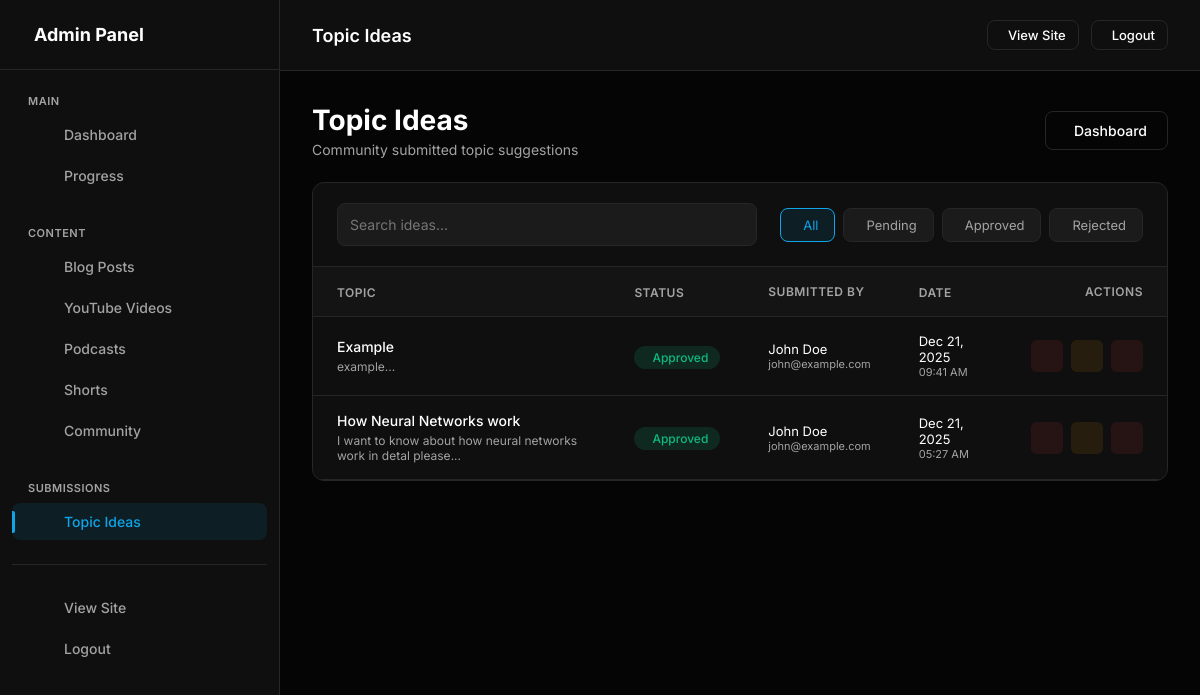
The app's page /admin/ideas (signed in) with its own data.
### models.py (models this page shows, shortened)
class TopicIdea(db.Model):
    __tablename__ = 'topic_ideas'
    id = db.Column(db.Integer, primary_key=True)
    topic = db.Column(db.String(200), nullable=False)
    description = db.Column(db.Text, nullable=False)
    email = db.Column(db.String(200))
    name = db.Column(db.String(100))
    status = db.Column(db.String(20), default='pending')  # pending, reviewed, approved, rejected
    reviewed = db.Column(db.Boolean, default=False)
    created_at = db.Column(db.DateTime, default=datetime.utcnow, index=True)
    reviewed_at = db.Column(db.DateTime)

### app.py (the view)
    @app.route('/admin/ideas')
    @admin_required
    def admin_ideas_list():
        ideas = TopicIdea.query.order_by(TopicIdea.created_at.desc()).all()
        return render_template('admin/ideas_list.html', ideas=ideas)

### templates/admin/ideas_list.html (shortened to what this page needs)
{% extends "admin/base.html" %}
{% block page_title %}Topic Ideas{% endblock %}
{% block content %}
<div class="page-header">
    <div>
        <h1 class="page-title">Topic Ideas</h1>
        <p style="color: var(--text-muted); font-size: 14px; margin-top: 4px;">Community submitted topic suggestions</p>
    </div>
    <div class="page-actions">
        <a href="{{ url_for('admin_dashboard') }}" class="btn btn-outline">
            Dashboard
        </a>
    </div>
</div>
<div class="filament-table-container">
    <div class="table-header">
        <div class="table-search">
            <input type="text" id="searchInput" placeholder="Search ideas..." onkeyup="filterTable()">
        </div>
        <div class="table-filters">
            <button class="filter-btn active" data-filter="all" onclick="filterByStatus('all')">
                All
            </button>
            <button class="filter-btn" data-filter="pending" onclick="filterByStatus('pending')">
                Pending
            </button>
            <button class="filter-btn" data-filter="approved" onclick="filterByStatus('approved')">
                Approved
            </button>
            <button class="filter-btn" data-filter="rejected" onclick="filterByStatus('rejected')">
                Rejected
            </button>
        </div>
    </div>
    <div class="table-wrapper">
        <table class="filament-table">
            <thead>
                <tr>
                    <th class="sortable" onclick="sortTable(0)">
                        Topic
                    </th>
                    <th class="sortable" onclick="sortTable(1)">
                        Status
                    </th>
                    <th class="hide-mobile">Submitted By</th>
                    <th class="sortable hide-mobile" onclick="sortTable(2)">
                        Date
                    </th>
                    <th style="text-align: right;">Actions</th>
                </tr>
            </thead>
            <tbody id="tableBody">
                {% for idea in ideas %}
                <tr data-status="{{ idea.status or 'pending' }}" data-title="{{ idea.topic|lower }}">
                    <td>
                        <div style="font-weight: 500; margin-bottom: 4px;">{{ idea.topic }}</div>
                        <div style="font-size: 12px; color: var(--text-muted);">{{ idea.description[:80] if idea.description else 'No description' }}...</div>
                    </td>
                    <td>
                        <span class="status-badge {% if idea.status == 'approved' %}published{% elif idea.status == 'rejected' %}draft{% else %}pending{% endif %}">
                            {{ idea.status|capitalize if idea.status else 'Pending' }}
                        </span>
                    </td>
                    <td class="hide-mobile">
                        <div style="font-size: 13px;">{{ idea.name or 'Anonymous' }}</div>
                        {% if idea.email %}
                        <div style="font-size: 11px; color: var(--text-muted);">{{ idea.email }}</div>
                        {% endif %}
                    </td>
                    <td class="hide-mobile">
                        <div style="font-size: 13px;">{{ idea.created_at.strftime('%b %d, %Y') if idea.created_at else 'N/A' }}</div>
                        <div style="font-size: 11px; color: var(--text-muted);">{{ idea.created_at.strftime('%I:%M %p') if idea.created_at else '' }}</div>
                    </td>
                    <td>
                        <div class="action-buttons" style="justify-content: flex-end;">
                            {% if idea.status != 'rejected' %}
                            <form method="POST" action="{{ url_for('admin_ideas_reject', id=idea.id) }}" style="display: inline;">
                                <button type="submit" class="action-btn reject" title="Reject">
                                </button>
                            </form>
                            {% endif %}
                            {% if idea.status in ['approved', 'rejected'] %}
                            <form method="POST" action="{{ url_for('admin_ideas_pending', id=idea.id) }}" style="display: inline;">
                                <button type="submit" class="action-btn pending" title="Set Pending">
                                </button>
                            </form>
                            {% endif %}
                            <form method="POST" action="{{ url_for('admin_ideas_delete', id=idea.id) }}" style="display: inline;" onsubmit="return confirm('Are you sure you want to delete this idea?');">
                                <button type="submit" class="action-btn delete" title="Delete">
                                </button>
                            </form>
                        </div>
                    </td>
                </tr>
                {% endfor %}
            </tbody>
        </table>
    </div>
</div>
{% endblock %}

### templates/admin/base.html (style rules this page uses)
:root { --bg-body: #050505; --bg-card: #0f0f0f; --bg-card-hover: #141414; --border: #262626; --accent: #0ea5e9; --accent-hover: #0284c7; --text-main: #ffffff; --text-muted: #a3a3a3; --font-sans: 'Inter', sans-serif; --font-mono: 'JetBrains Mono', monospace; --success: #10b981; --warning: #f59e0b; --danger: #ef4444; }
* { margin: 0; padding: 0; box-sizing: border-box; }
body { background-color: var(--bg-body); color: var(--text-main); font-family: var(--font-sans); overflow-x: hidden; -webkit-font-smoothing: antialiased; min-height: 100vh; }
a { text-decoration: none; color: inherit; transition: 0.3s; }
button { border: none; background: none; cursor: pointer; font-family: inherit; }
.page-header { display: flex; justify-content: space-between; align-items: center; margin-bottom: 24px; flex-wrap: wrap; gap: 16px; }
.page-title { font-size: 28px; font-weight: 700; }
.page-actions { display: flex; gap: 12px; align-items: center; }
.filament-table-container { background: var(--bg-card); border: 1px solid var(--border); border-radius: 12px; overflow: hidden; }
.table-header { padding: 20px 24px; border-bottom: 1px solid var(--border); display: flex; justify-content: space-between; align-items: center; flex-wrap: wrap; gap: 16px; }
.table-search { position: relative; flex: 1; min-width: 240px; max-width: 420px; }
.table-search input { width: 100%; padding: 10px 16px 10px 40px; background: rgba(255,255,255,0.05); border: 1px solid var(--border); border-radius: 8px; color: var(--text-main); font-size: 14px; transition: all 0.2s; }
.table-filters { display: flex; gap: 8px; flex-wrap: wrap; }
.filter-btn { padding: 8px 16px; background: rgba(255,255,255,0.05); border: 1px solid var(--border); border-radius: 8px; color: var(--text-muted); font-size: 13px; cursor: pointer; transition: all 0.2s; display: flex; align-items: center; gap: 6px; }
.filter-btn.active { background: rgba(14, 165, 233, 0.1); border-color: var(--accent); color: var(--accent); }
.table-wrapper { overflow-x: auto; }
.filament-table { width: 100%; border-collapse: collapse; }
.filament-table thead { background: rgba(255,255,255,0.02); }
.filament-table th { padding: 16px 24px; text-align: left; font-size: 12px; font-weight: 600; text-transform: uppercase; letter-spacing: 0.5px; color: var(--text-muted); border-bottom: 1px solid var(--border); white-space: nowrap; }
.filament-table th.sortable { cursor: pointer; user-select: none; transition: color 0.2s; }
.filament-table tbody tr { border-bottom: 1px solid var(--border); transition: background 0.2s; }
.filament-table td { padding: 16px 24px; font-size: 14px; color: var(--text-main); }
.status-badge { display: inline-flex; align-items: center; gap: 6px; padding: 4px 12px; border-radius: 12px; font-size: 12px; font-weight: 500; }
.status-badge.published { background: rgba(16,185,129,0.15); color: #10b981; }
.action-buttons { display: flex; gap: 8px; align-items: center; }
.action-btn { width: 32px; height: 32px; border-radius: 6px; display: flex; align-items: center; justify-content: center; transition: all 0.2s; cursor: pointer; border: 1px solid transparent; }
.action-btn.delete { background: rgba(239,68,68,0.1); color: #ef4444; }
.btn { padding: 10px 20px; border-radius: 8px; font-size: 14px; font-weight: 500; transition: all 0.3s ease; display: inline-flex; align-items: center; gap: 8px; cursor: pointer; border: none; }
.btn-outline { border: 1px solid var(--border); color: var(--text-main); background: transparent; }
input[type="text"], input[type="password"], input[type="email"], input[type="url"], input[type="number"], textarea, select { width: 100%; padding: 12px; background: rgba(255,255,255,0.05); border: 1px solid var(--border); border-radius: 8px; color: #fff; font-size: 14px; font-family: inherit; box-sizing: border-box; }
.hide-mobile { display: table-cell; }

### templates/admin/ideas_list.html (style rules this page uses)
.action-btn.reject { background: rgba(239, 68, 68, 0.1); color: #ef4444; }
.action-btn.pending { background: rgba(245, 158, 11, 0.1); color: #f59e0b; }

### records on screen
TopicIdea: topic "Example", description "example", status "Approved", name "John Doe", email "john@example.com", created_at "Dec 21, 2025", created_at "09:41 AM"
TopicIdea: topic "How Neural Networks work", description "I want to know about how neural networks work in detal please", status "Approved", name "John Doe", email "john@example.com", created_at "Dec 21, 2025", created_at "05:27 AM"
